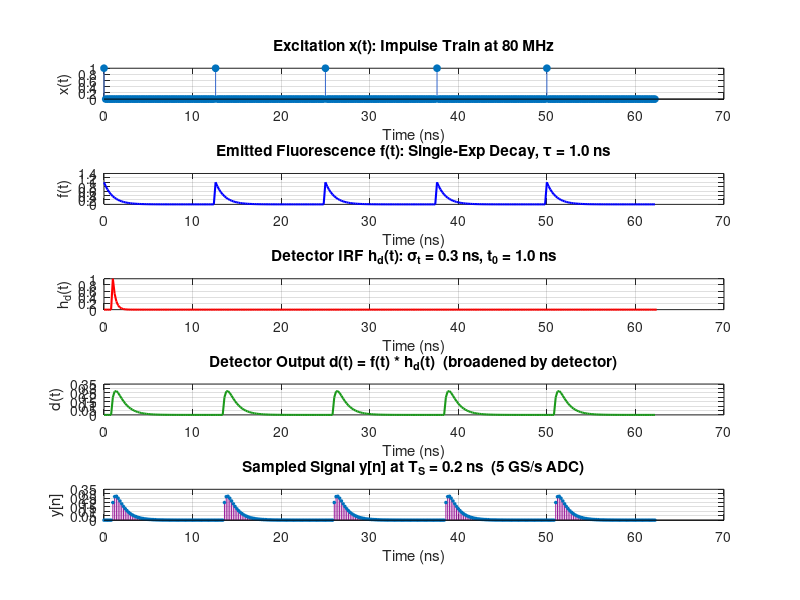

Here is the MATLAB script that generated this plot: (Note: this script raises an error after producing the figure.)
% ESE 3510 — Case Study 2: Fluorescence Lifetime Analysis
% Authors: Samir Afsary, Alex Ge, Ahmad Hamzeh

% CONTENTS:
%   Task 1a — Time-domain signals (excitation, fluorescence, detection)
%   Task 1b — Frequency response H_f(jw): numerical vs. theoretical
%   Task 1c — Effect of detector IRF on sampled signal y[n]
%   Task 2a — Why 100 kHz cannot recover 80 MHz fluorescence (aliasing)
%   Task 2b — Heterodyne detection: mixing to a recoverable beat frequency
%   Task 2c — Phase/modulation lifetime estimation from heterodyne signal
%   Task 3a — Phasor equations verified on single-exponential IRF
%   Task 3b — Per-pixel phasor analysis of real FLIM data
%

close all; clear; clc;

%% ========================================================================
%  SHARED PARAMETERS  (used across all tasks)

tau     = 1.0;          % Fluorescence lifetime [ns]
T_L     = 12.5;         % Laser repetition period [ns]  (80 MHz rep rate)
f_L     = 1 / T_L;      % Laser frequency [GHz]
omega_L = 2*pi * f_L;   % Angular frequency [rad/ns]

% Task 1 ADC parameters
T_S = 0.2;              % Fast ADC sampling period [ns]  (5 GS/s)

%% =========================================================================
%  TASK 1a: Time-Domain Signals
%
%  Simulate the full signal chain over 5 laser periods:
%    x(t)  — pulsed excitation (impulse train)
%    h_f   — fluorescence impulse response  exp(-t/tau)*u(t)
%    f(t)  — emitted fluorescence = x(t) * h_f(t)
%    h_d   — detector IRF  exp(-(t-t0)/sigma_t)*u(t-t0)
%    d(t)  — detector output = f(t) * h_d(t)
%    y[n]  — ADC samples of d(t) at period T_S
% =========================================================================

t = 0 : T_S : 5*T_L - T_S;   % Time vector [ns], length = 5*T_L/T_S samples

% --- Excitation: impulse train at t = 0, T_L, 2*T_L, ... ---
% A delta function is approximated as a spike of height 1/T_S so that
% the discrete-time sum equals 1 (unit area per impulse).
x = zeros(size(t));
for k = 0 : floor(5*T_L / T_L) - 1
    idx = round(k * T_L / T_S) + 1;
    if idx <= length(t)
        x(idx) = 1 / T_S;
    end
end

% --- Fluorescence IRF: h_f(t) = exp(-t/tau), t >= 0 ---
% Length chosen so that the tail decays to < 1% of peak before truncation.
t_irf = 0 : T_S : 5*T_L;
h_f   = exp(-t_irf / tau);     % Single-exponential decay, causal (u(t) implicit)

% --- Emitted fluorescence: f(t) = x(t) convolved with h_f(t) ---
% conv() * T_S approximates the continuous convolution integral.
f_full = conv(x, h_f) * T_S;
f      = f_full(1 : length(t));

% --- Detector IRF: h_d(t) = exp(-(t - t0)/sigma_t) * u(t - t0) ---
sigma_t = 0.3;   % Detector temporal width [ns]  (fast PMT ~300 ps)
t0      = 1.0;   % Detector time delay [ns]
h_d = zeros(size(t_irf));
mask = (t_irf >= t0);
h_d(mask) = exp(-(t_irf(mask) - t0) / sigma_t);   % Zero before t0 (causal)

% --- Detector output: d(t) = f(t) convolved with h_d(t) ---
d_full = conv(f, h_d) * T_S;
d      = d_full(1 : length(t));

% --- Sampled signal y[n]: t is already on a T_S grid, so y[n] = d(t) ---
y = d;

% ---- Figure 1: Task 1a ----
fig1 = figure('Name','Task 1a: Time-Domain Signals','NumberTitle','off', ...
              'Position',[50 50 900 750]);

subplot(5,1,1);
stem(t, x * T_S, 'filled', 'MarkerSize', 5, 'Color', [0.2 0.4 0.8]);
xlabel('Time (ns)'); ylabel('x(t)');
title('Excitation x(t): Impulse Train at 80 MHz'); grid on;

subplot(5,1,2);
plot(t, f, 'b', 'LineWidth', 1.5);
xlabel('Time (ns)'); ylabel('f(t)');
title(sprintf('Emitted Fluorescence f(t): Single-Exp Decay, \\tau = %.1f ns', tau));
grid on;

subplot(5,1,3);
plot(t_irf, h_d, 'r', 'LineWidth', 1.5);
xlabel('Time (ns)'); ylabel('h_d(t)');
title(sprintf('Detector IRF h_d(t): \\sigma_t = %.1f ns, t_0 = %.1f ns', sigma_t, t0));
grid on;

subplot(5,1,4);
plot(t, d, 'Color', [0.1 0.6 0.1], 'LineWidth', 1.5);
xlabel('Time (ns)'); ylabel('d(t)');
title('Detector Output d(t) = f(t) * h_d(t)  (broadened by detector)'); grid on;

subplot(5,1,5);
stem(t, y, 'filled', 'MarkerSize', 2, 'Color', [0.6 0.1 0.6]);
xlabel('Time (ns)'); ylabel('y[n]');
title(sprintf('Sampled Signal y[n] at T_S = %.1f ns  (5 GS/s ADC)', T_S)); grid on;

sgtitle('Task 1a: Time-Domain Signal Chain', 'FontSize', 13, 'FontWeight', 'bold');

%% =========================================================================
%  TASK 1b: Frequency Response H_f(jw) — Numerical vs. Theoretical
%
%  Theoretical (Laplace → Fourier, s = j*omega):
%    H_f(s) = 1 / (1/tau + s)  =>  H_f(jw) = tau / (1 + j*omega*tau)
%
%  Magnitude:  |H_f| = tau / sqrt(1 + (omega*tau)^2)
%  Phase:      angle(H_f) = -atan(omega * tau)   [radians]
% =========================================================================

% Use a long time window so the exponential fully decays before truncation.
t_long   = 0 : T_S : 500;          % 500 ns window at 0.2 ns resolution
h_f_long = exp(-t_long / tau);      % Fluorescence IRF

% Numerical frequency response via DFT
N_long   = length(h_f_long);
H_f_num  = fft(h_f_long) * T_S;    % Scale by T_S for continuous-FT approximation
f_axis   = (0 : N_long-1) / (N_long * T_S);   % Frequency axis [GHz]

% Keep only positive-frequency half (symmetric for real signals)
half_N   = floor(N_long / 2);
f_pos    = f_axis(1 : half_N);
H_f_pos  = H_f_num(1 : half_N);

% Theoretical frequency response at the same frequencies
omega_pos   = 2*pi * f_pos;         % [rad/ns]
H_f_theory  = tau ./ (1 + 1j * omega_pos * tau);

% ---- Figure 2: Task 1b ----
fig2 = figure('Name','Task 1b: Frequency Response H_f(jw)','NumberTitle','off', ...
              'Position',[50 50 900 550]);

subplot(2,1,1);
plot(f_pos, abs(H_f_pos),    'b-',  'LineWidth', 2.0); hold on;
plot(f_pos, abs(H_f_theory), 'r--', 'LineWidth', 1.5);
xlabel('Frequency (GHz)'); ylabel('|H_f(j\omega)|');
title('Magnitude — Numerical FFT vs. Theoretical \tau/(1+j\omega\tau)');
legend('Numerical FFT', 'Theoretical');
xlim([0, 2]); grid on;

subplot(2,1,2);
plot(f_pos, angle(H_f_pos)*180/pi,    'b-',  'LineWidth', 2.0); hold on;
plot(f_pos, angle(H_f_theory)*180/pi, 'r--', 'LineWidth', 1.5);
xlabel('Frequency (GHz)'); ylabel('Phase (degrees)');
title('Phase — Numerical FFT vs. Theoretical  \angle H_f = -atan(\omega\tau)');
legend('Numerical FFT', 'Theoretical');
xlim([0, 2]); ylim([-100, 10]); grid on;

sgtitle('Task 1b: Fluorescence Frequency Response H_f(j\omega)', ...
        'FontSize', 13, 'FontWeight', 'bold');


%% =========================================================================
%  TASK 1c: Impact of Different Detector IRFs on y[n]
%
%  A slow detector (large sigma_t) blurs the fluorescence decay, making the
%  measured lifetime appear longer.  Deconvolution of h_d from y[n] is
%  needed to recover the true fluorescence IRF h_f (and thus true tau).
%  The time delay t0 simply shifts the signal; it can be corrected by
%  aligning the peak before fitting.
% =========================================================================

% Three detector scenarios: fast, medium, slow
sigma_vals = [0.1,  0.5,  2.0];    % Detector widths [ns]
t0_vals    = [0.3,  1.0,  2.5];    % Time delays [ns]  (larger delay for slow det.)
clrs       = {[0 0.4 1], [0.1 0.7 0.1], [0.8 0.1 0.1]};
labels     = {'\sigma_t=0.1 ns (fast)',  ...
              '\sigma_t=0.5 ns (medium)', ...
              '\sigma_t=2.0 ns (slow)'};

fig3 = figure('Name','Task 1c: Detector IRF Impact','NumberTitle','off', ...
              'Position',[50 50 1100 600]);

for k = 1 : 3
    % Build detector IRF for this scenario
    h_dk = zeros(size(t));
    mask_k = (t >= t0_vals(k));
    h_dk(mask_k) = exp(-(t(mask_k) - t0_vals(k)) / sigma_vals(k));

    % Convolve fluorescence with this detector
    dk_full = conv(f, h_dk) * T_S;
    dk      = dk_full(1 : length(t));

    % Top row: detector IRFs
    subplot(2, 3, k);
    plot(t, h_dk, 'Color', clrs{k}, 'LineWidth', 1.8);
    xlabel('Time (ns)'); ylabel('h_d(t)');
    title(labels{k}); grid on;
    xlim([0, max(t)]);

    % Bottom row: resulting y[n]
    subplot(2, 3, k+3);
    stem(t, dk, 'filled', 'MarkerSize', 2, 'Color', clrs{k});
    xlabel('Time (ns)'); ylabel('y[n]');
    title(sprintf('y[n]: \\sigma_t=%.1f ns, t_0=%.1f ns', sigma_vals(k), t0_vals(k)));
    grid on;
    xlim([0, max(t)]);
end

sgtitle({'Task 1c: Detector IRF Impact on y[n]', ...
         'Broader detector blurs decay \Rightarrow overestimates \tau; deconvolution required'}, ...
        'FontSize', 12, 'FontWeight', 'bold');


%% =========================================================================
%  TASK 2a: Why 100 kHz Cannot Recover Fluorescence Lifetime
%
%  Excitation: x(t) = 1 + cos(omega_L * t),  f_L = 80 MHz
%  Fluorescence for single exponential (no IRFs):
%    f(t) = 1 + M*cos(omega_L*t + phi)
%  where:
%    M   = 1 / sqrt(1 + (omega_L * tau)^2)   [modulation depth]
%    phi = -atan(omega_L * tau)               [phase shift, radians]
%
%  Nyquist for 100 kHz ADC = 50 kHz << 80 MHz => severe aliasing.
%  The 80 MHz signal folds to an alias whose frequency depends on the
%  ratio 80 MHz / 100 kHz = 800, giving NO usable phase information.
% =========================================================================

f_L_hz     = 80e6;                       % 80 MHz [Hz]
omega_L_hz = 2*pi * f_L_hz;             % [rad/s]
tau_s      = tau * 1e-9;                 % Convert ns -> s for Hz-domain math

% Modulation depth and phase of the fluorescence
M_theory   = 1 / sqrt(1 + (omega_L_hz * tau_s)^2);
phi_theory = -atan(omega_L_hz * tau_s);  % [rad]

fprintf('\n=== Task 2a ===\n');
fprintf('Laser frequency       f_L  = %g MHz\n', f_L_hz/1e6);
fprintf('Modulation depth      M    = %.4f\n', M_theory);
fprintf('Phase shift           phi  = %.4f rad = %.2f deg\n', ...
        phi_theory, phi_theory*180/pi);
fprintf('100 kHz Nyquist             = 50 kHz << 80 MHz  => ALIASED\n');
fprintf('Conclusion: slow sampling loses phase => cannot estimate tau\n\n');

% Show aliasing visually over a 0.5 µs window
T_S_slow  = 1 / 100e3;                  % 10 µs per sample
t_fast_s  = 0 : 1e-10 : 5e-7;          % 0.5 µs at 10 GHz (true signal)
t_slow_s  = 0 : T_S_slow : 5e-7;       % 100 kHz samples

x_fast    = 1 + cos(omega_L_hz * t_fast_s);
f_fast    = 1 + M_theory * cos(omega_L_hz * t_fast_s + phi_theory);
x_slow_s  = 1 + cos(omega_L_hz * t_slow_s);
f_slow_s  = 1 + M_theory * cos(omega_L_hz * t_slow_s + phi_theory);

fig4 = figure('Name','Task 2a: Aliasing at 100 kHz','NumberTitle','off', ...
              'Position',[50 50 900 500]);

subplot(2,1,1);
plot(t_fast_s*1e6, x_fast, 'b', 'LineWidth', 1); hold on;
stem(t_slow_s*1e6, x_slow_s, 'r', 'filled', 'MarkerSize', 7);
xlabel('Time (\mus)'); ylabel('Amplitude');
title('Excitation x(t): True 80 MHz vs. 100 kHz Samples (aliased)');
legend('True x(t)', '100 kHz samples'); grid on; xlim([0, 0.5]);

subplot(2,1,2);
plot(t_fast_s*1e6, f_fast, 'b', 'LineWidth', 1); hold on;
stem(t_slow_s*1e6, f_slow_s, 'r', 'filled', 'MarkerSize', 7);
xlabel('Time (\mus)'); ylabel('Amplitude');
title('Fluorescence f(t): 80 MHz aliases at 100 kHz => phase info destroyed');
legend('True f(t)', '100 kHz samples'); grid on; xlim([0, 0.5]);

sgtitle('Task 2a: 100 kHz Sampling Cannot Recover 80 MHz Phase', ...
        'FontSize', 12, 'FontWeight', 'bold');


%% =========================================================================
%  TASK 2b: Heterodyne Detection
%
%  Multiply f(t) by g(t) = cos(omega_g * t) where omega_g is slightly
%  offset from omega_L so a low-frequency "beat" falls within the
%  100 kHz ADC bandwidth.
%
%  Mixing product (using trig identity):
%    f(t)*g(t) ~ M/2 * cos((omega_L - omega_g)*t + phi) + high-freq terms
%  where the beat frequency  delta_f = f_L - f_g  is << 50 kHz (Nyquist).
%
%  After a low-pass filter (LPF), only the beat survives.
%  The beat PRESERVES the phase phi (and modulation M) of the fluorescence,
%  so lifetime can be recovered via heterodyne comparison with the
%  beat from a reference copy of the excitation.
% =========================================================================

delta_f   = 1e3;                         % Intermediate/beat frequency [Hz] = 1 kHz
f_g_hz    = f_L_hz - delta_f;           % Mixer (heterodyne) frequency [Hz]
omega_g   = 2*pi * f_g_hz;

% Simulate using 1 µs time steps over 5 ms (many beat cycles).
% 1 µs >> 1/80 MHz so the 80 MHz carrier is not resolved — that is fine;
% we only need to track the envelope (beat), which is at 1 kHz.
T_S_mid   = 1e-6;                        % 1 µs intermediate sampling [s]
t_mid     = 0 : T_S_mid : 5e-3;         % 5 ms window

f_mid     = 1 + M_theory * cos(omega_L_hz * t_mid + phi_theory);  % Fluorescence
x_mid     = 1 + cos(omega_L_hz * t_mid);                          % Excitation
g_mid     = cos(omega_g * t_mid);                                   % Mixer

det_f     = f_mid .* g_mid;     % Fluorescence after mixing
det_x     = x_mid .* g_mid;     % Excitation after mixing (reference channel)

% LPF: zero out FFT bins above 2 kHz to isolate the beat
N_mid     = length(t_mid);
f_mid_ax  = (-N_mid/2 : N_mid/2-1) / (N_mid * T_S_mid);   % Centered freq axis [Hz]
LPF_cut   = 2 * delta_f;   % 2 kHz cutoff

F_det_f   = fftshift(fft(det_f));
F_det_x   = fftshift(fft(det_x));
lpf_mask  = (abs(f_mid_ax) <= LPF_cut);

y_beat_f  = real(ifft(ifftshift(F_det_f .* lpf_mask)));
y_beat_x  = real(ifft(ifftshift(F_det_x .* lpf_mask)));

% ---- Figure 5: Task 2b — Time Domain ----
fig5 = figure('Name','Task 2b: Heterodyne - Time Domain','NumberTitle','off', ...
              'Position',[50 50 900 650]);

subplot(3,1,1);
plot(t_mid*1e3, f_mid, 'b', 'LineWidth', 0.6);
xlabel('Time (ms)'); ylabel('f(t)'); grid on;
title(sprintf('Fluorescence f(t) at %g MHz — oscillates too fast to sample', f_L_hz/1e6));

subplot(3,1,2);
plot(t_mid*1e3, det_f, 'Color',[0.1 0.6 0.1], 'LineWidth', 0.6);
xlabel('Time (ms)'); ylabel('f(t) \cdot g(t)'); grid on;
title(sprintf('After Mixing: f(t)\\cdotg(t), g at f_g = %g MHz', f_g_hz/1e6));

subplot(3,1,3);
plot(t_mid*1e3, y_beat_f, 'r',  'LineWidth', 1.8); hold on;
plot(t_mid*1e3, y_beat_x, 'b--','LineWidth', 1.8);
xlabel('Time (ms)'); ylabel('Amplitude'); grid on;
title(sprintf('After LPF: Beat at \\Delta f = %g kHz — detectable at 100 kHz', delta_f/1e3));
legend('Fluorescence beat','Excitation beat (ref)');

sgtitle('Task 2b: Heterodyne Detection — Time Domain', ...
        'FontSize', 12, 'FontWeight', 'bold');

% ---- Figure 6: Task 2b — Frequency Domain ----
fig6 = figure('Name','Task 2b: Heterodyne - Freq Domain','NumberTitle','off', ...
              'Position',[50 50 900 650]);

subplot(3,1,1);
F_f_mid = fftshift(fft(f_mid));
plot(f_mid_ax/1e6, abs(F_f_mid)/N_mid, 'b', 'LineWidth', 1.2);
xlabel('Frequency (MHz)'); ylabel('|F(\omega)|');
title('Spectrum of f(t): peaks at \pm80 MHz');
xlim([-200, 200]); grid on;

subplot(3,1,2);
plot(f_mid_ax/1e6, abs(F_det_f)/N_mid, 'Color',[0.1 0.6 0.1], 'LineWidth', 1.2);
xlabel('Frequency (MHz)'); ylabel('|F(\omega)|');
title(sprintf('After Mixing: peaks at f_L \\pm f_g = \\pm%g MHz and 0 MHz', ...
              (f_L_hz + f_g_hz)/2/1e6));
xlim([-200, 200]); grid on;

subplot(3,1,3);
plot(f_mid_ax/1e3, abs(F_det_f .* lpf_mask)/N_mid, 'r',  'LineWidth', 1.8); hold on;
plot(f_mid_ax/1e3, abs(F_det_x .* lpf_mask)/N_mid, 'b--','LineWidth', 1.8);
xlabel('Frequency (kHz)'); ylabel('|Y(j\omega)|');
title(sprintf('After LPF: Beat at \\pm%g kHz — within 100 kHz bandwidth', delta_f/1e3));
legend('|Y_f(j\omega)|','|Y_x(j\omega)| (ref)');
xlim([-5, 5]); grid on;

sgtitle('Task 2b: Heterodyne Detection — Frequency Domain', ...
        'FontSize', 12, 'FontWeight', 'bold');


%% =========================================================================
%  TASK 2c: Phase Shift and Modulation — Heterodyne Lifetime Estimation
%
%  Phase relationship:
%    Phase of fluorescence beat = phi_f = phi_fluorescence + phi_g
%    Phase of excitation beat   = phi_x = 0              + phi_g
%    => Delta_phi = phi_f - phi_x = phi_fluorescence = -atan(omega_L * tau)
%    => tau = -tan(Delta_phi) / omega_L
%
%  Modulation relationship:
%    Delta_M = M_fluorescence / M_excitation = 1 / sqrt(1 + (omega_L*tau)^2)
%    => tau = sqrt(1/Delta_M^2 - 1) / omega_L
% =========================================================================

% Resample beats at 100 kHz (well above the 1 kHz beat frequency)
T_S_100k  = 1 / 100e3;
t_100k    = t_mid(1) : T_S_100k : t_mid(end);

y_f_100k  = interp1(t_mid, y_beat_f, t_100k, 'linear', 0);
y_x_100k  = interp1(t_mid, y_beat_x, t_100k, 'linear', 0);

% Extract phase and amplitude at the beat frequency using DFT
N_100k   = length(t_100k);
Y_f_dft  = fft(y_f_100k);
Y_x_dft  = fft(y_x_100k);

% DFT bin index for delta_f
k_beat   = round(delta_f * N_100k * T_S_100k) + 1;

phase_f    = angle(Y_f_dft(k_beat));
phase_x    = angle(Y_x_dft(k_beat));
delta_phi  = phase_f - phase_x;    % Phase difference [rad]

amp_f      = abs(Y_f_dft(k_beat));
amp_x      = abs(Y_x_dft(k_beat));
delta_M    = amp_f / amp_x;        % Modulation ratio

% Lifetime estimates
tau_from_phase = -tan(delta_phi) / omega_L_hz * 1e9;   % [ns]
tau_from_mod   = sqrt(max(0, 1/delta_M^2 - 1)) / omega_L_hz * 1e9;  % [ns]

fprintf('=== Task 2c ===\n');
fprintf('Phase difference   Delta_phi = %.4f rad = %.2f deg\n', ...
        delta_phi, delta_phi*180/pi);
fprintf('Modulation ratio   Delta_M   = %.4f\n', delta_M);
fprintf('Lifetime (phase):  tau = %.4f ns  (true: %.1f ns)\n', tau_from_phase, tau);
fprintf('Lifetime (modulation): tau = %.4f ns  (true: %.1f ns)\n\n', tau_from_mod, tau);

% ---- Figure 7: Task 2c ----
fig7 = figure('Name','Task 2c: Phase Shift and Lifetime Estimation', ...
              'NumberTitle','off','Position',[50 50 900 500]);

subplot(2,1,1);
plot(t_100k*1e3, y_x_100k, 'b', 'LineWidth', 1.8); hold on;
plot(t_100k*1e3, y_f_100k, 'r', 'LineWidth', 1.8);
xlabel('Time (ms)'); ylabel('Amplitude');
title(sprintf('Beat Signals at 100 kHz — Phase Shift \\Delta\\phi = %.2f°', ...
              delta_phi*180/pi));
legend('Excitation beat (reference)','Fluorescence beat'); grid on;
xlim([0, 5]);

subplot(2,1,2);
f_ax_100k = (0 : N_100k-1) / (N_100k * T_S_100k);
plot(f_ax_100k/1e3, abs(Y_x_dft)/N_100k, 'b', 'LineWidth', 1.8); hold on;
plot(f_ax_100k/1e3, abs(Y_f_dft)/N_100k, 'r', 'LineWidth', 1.8);
xlabel('Frequency (kHz)'); ylabel('Magnitude');
title(sprintf('Spectra — \\tau from phase: %.3f ns, from modulation: %.3f ns', ...
              tau_from_phase, tau_from_mod));
legend('Excitation','Fluorescence'); grid on;
xlim([0, 5]);

sgtitle('Task 2c: Heterodyne Lifetime Estimation', ...
        'FontSize', 12, 'FontWeight', 'bold');


%% =========================================================================
%  TASK 3a: Phasor Equations — Verification on Single Exponential
%
%  Phasor components (integrated over one laser period T_L):
%    g = integral( h_f(t)*cos(omega_L*t) dt ) / integral( h_f(t) dt )
%    s = integral( h_f(t)*sin(omega_L*t) dt ) / integral( h_f(t) dt )
%
%  Analytical solution for h_f(t) = exp(-t/tau) integrated over [0, inf]:
%    g = 1 / ( 1 + (omega_L*tau)^2 )
%    s = (omega_L*tau) / ( 1 + (omega_L*tau)^2 )
%
%  Lifetime recovery:
%    tau = s / (omega_L * g) = (omega_L*tau) / (omega_L * 1) = tau  [checks out]
%
%  Interpretation:
%    g = "in-phase" component — higher g means shorter lifetime (less phase lag)
%    s = "quadrature" component — peaks at omega_L*tau = 1  (tau = 1/(2*pi*f_L))
%    Together (g,s) lie on the universal semicircle of radius 0.5 centered at (0.5,0)
% =========================================================================

% Analytical phasor for tau = 1 ns, omega_L in rad/ns
g_theory_3a = 1 / (1 + (omega_L * tau)^2);
s_theory_3a = (omega_L * tau) / (1 + (omega_L * tau)^2);
tau_from_phasor_theory = s_theory_3a / (omega_L * g_theory_3a);

% Numerical phasor: integrate h_f over one period using trapezoidal rule
t_phasor  = 0 : 0.001 : T_L;             % Fine grid [ns]
h_f_p     = exp(-t_phasor / tau);         % IRF samples

norm_hf   = trapz(t_phasor, h_f_p);
g_num_3a  = trapz(t_phasor, h_f_p .* cos(omega_L * t_phasor)) / norm_hf;
s_num_3a  = trapz(t_phasor, h_f_p .* sin(omega_L * t_phasor)) / norm_hf;
tau_from_phasor_num = s_num_3a / (omega_L * g_num_3a);

fprintf('=== Task 3a: Phasor Verification (tau = %.1f ns) ===\n', tau);
fprintf('Theoretical: g=%.4f  s=%.4f  tau=%.4f ns\n', ...
        g_theory_3a, s_theory_3a, tau_from_phasor_theory);
fprintf('Numerical:   g=%.4f  s=%.4f  tau=%.4f ns\n\n', ...
        g_num_3a, s_num_3a, tau_from_phasor_num);

% Universal semicircle: all single-exponential lifetimes lie on this curve
theta_sc = linspace(0, pi, 500);
g_sc = 0.5 + 0.5*cos(theta_sc);
s_sc = 0.5*sin(theta_sc);

% Mark several tau values on the semicircle for reference
tau_marks = [0.2, 0.4, 0.8, 1.0, 2.0, 4.0, 8.0];

fig8 = figure('Name','Task 3a: Phasor Diagram','NumberTitle','off', ...
              'Position',[50 50 700 500]);
plot(g_sc, s_sc, 'k-', 'LineWidth', 2); hold on;

for tm = tau_marks
    g_tm = 1 / (1 + (omega_L*tm)^2);
    s_tm = (omega_L*tm) / (1 + (omega_L*tm)^2);
    plot(g_tm, s_tm, 'ko', 'MarkerSize', 6, 'MarkerFaceColor', [0.7 0.7 0.7]);
    text(g_tm + 0.02, s_tm + 0.01, sprintf('%.1f ns', tm), 'FontSize', 8);
end

plot(g_theory_3a, s_theory_3a, 'ro', 'MarkerSize', 12, 'MarkerFaceColor', 'r');
plot(g_num_3a,    s_num_3a,    'b+', 'MarkerSize', 12, 'LineWidth', 2.5);

xlabel('g  (in-phase component)', 'FontSize', 11);
ylabel('s  (quadrature component)', 'FontSize', 11);
title(sprintf('Phasor Diagram — \\tau = %.1f ns lies on the universal semicircle', tau), ...
      'FontSize', 11);
legend('Universal semicircle','Lifetime labels','Theoretical','Numerical', ...
       'Location','northwest');
grid on; axis equal; xlim([0, 1]); ylim([0, 0.6]);

sgtitle('Task 3a: Phasor Components g and s', ...
        'FontSize', 13, 'FontWeight', 'bold');


%% =========================================================================
%  TASK 3b: Phasor Analysis of Real FLIM Data
%
%  Data: FLIMhistogram.mat  —  512×512 spatial pixels, ~98 time bins
%  Each pixel contains a time-resolved photon count histogram h[n].
%  Laser: 80 MHz two-photon excitation => T_L = 12.5 ns.
%
%  Per-pixel phasor:
%    g_px = sum( h[n]*cos(omega_L*t[n]) ) / sum( h[n] )
%    s_px = sum( h[n]*sin(omega_L*t[n]) ) / sum( h[n] )
%    tau_px = s_px / (omega_L * g_px)
%
%  Expected results for NAD(P)H in cancer cells:
%    Free  NAD(P)H: tau ~ 0.3–0.5 ns
%    Bound NAD(P)H: tau ~ 1–4 ns
%    (Points cluster inside the semicircle for mixed/multi-exponential pixels)
% =========================================================================

fprintf('=== Task 3b: Loading FLIM data ===\n');

% Try current directory first, then ../input/ for submission folder structure
try
    load('data\FLIMhistogram.mat');
    fprintf('Loaded FLIMhistogram from current directory.\n');
catch
    try
        load('../input/FLIMhistogram.mat');
        fprintf('Loaded FLIMhistogram from ../input/\n');
    catch
        error(['FLIMhistogram.mat not found. ', ...
               'Place it in the same folder as main.m and re-run.']);
    end
end

% Time axis (given in starter code)
timeRes_FLIM = 0.1280;    % Time bin width [ns]
time_FLIM    = timeRes_FLIM * (0 : size(FLIMhistogram,3)-1);  % [ns]

% Laser period and angular frequency for phasor computation
T_L_FLIM     = 12.5;                    % [ns]
omega_L_FLIM = 2*pi / T_L_FLIM;        % [rad/ns]

[Nx, Ny, Nt] = size(FLIMhistogram);
fprintf('Image size: %d x %d pixels, %d time bins (%.3f ns/bin)\n', ...
        Nx, Ny, Nt, timeRes_FLIM);

% Reshape to (Npix × Nt) matrix for vectorized phasor computation
H = reshape(double(FLIMhistogram), Nx*Ny, Nt);

% Precompute cosine and sine vectors at the fundamental laser frequency
cos_vec = cos(omega_L_FLIM * time_FLIM);   % 1×Nt
sin_vec = sin(omega_L_FLIM * time_FLIM);   % 1×Nt

% Total photon count per pixel (the normalization denominator)
norm_H = sum(H, 2);    % Npix×1

% Only compute phasor for pixels with enough photons to be meaningful
valid = (norm_H > 10);

g_vec = zeros(Nx*Ny, 1);
s_vec = zeros(Nx*Ny, 1);

% Vectorized dot products: each row of H times cos_vec/sin_vec
g_vec(valid) = (H(valid, :) * cos_vec') ./ norm_H(valid);
s_vec(valid) = (H(valid, :) * sin_vec') ./ norm_H(valid);

% Lifetime from phasor: tau = s / (omega_L * g)
tau_vec = s_vec ./ (omega_L_FLIM * g_vec);

% Reshape phasor components and lifetime back to image grids
g_map   = reshape(g_vec, Nx, Ny);
s_map   = reshape(s_vec, Nx, Ny);
tau_map = reshape(tau_vec, Nx, Ny);

% Mask pixels with unphysical lifetimes (empty, negative, or > 6 ns)
tau_map(~reshape(valid, Nx, Ny)) = NaN;
tau_map(tau_map < 0)  = NaN;
tau_map(tau_map > 6)  = NaN;

fprintf('Mean   lifetime (valid pixels): %.3f ns\n', mean(tau_map(:), 'omitnan'));
fprintf('Median lifetime (valid pixels): %.3f ns\n', median(tau_map(:), 'omitnan'));

% ---- Figure 9: Lifetime Image ----
fig9 = figure('Name','Task 3b: Fluorescence Lifetime Image','NumberTitle','off', ...
              'Position',[50 50 700 650]);

imagesc(tau_map, [0, 3]);   % Color range 0–3 ns (typical for NAD(P)H)
colormap(jet);
cb = colorbar;
cb.Label.String = 'Lifetime \tau (ns)';
cb.FontSize = 11;
axis image; axis off;
title({'Fluorescence Lifetime Image', ...
       'NAD(P)H in Breast Cancer Cells (2-photon FLIM)'}, 'FontSize', 12);

% ---- Figure 10: Sample Pixel Decay Curves ----
% Find the pixel with the highest photon count as a representative example
[~, idx_best] = max(norm_H);
[px_b, py_b]  = ind2sub([Nx, Ny], idx_best);

% Find a second pixel: nearest to the median lifetime among bright pixels
tau_valid_vec = tau_vec;
tau_valid_vec(~valid | tau_vec < 0 | tau_vec > 6) = NaN;
tau_median_val = median(tau_valid_vec(:), 'omitnan');
bright_idx     = find(valid & norm_H > 50);
[~, offset]    = min(abs(tau_valid_vec(bright_idx) - tau_median_val));
idx_med        = bright_idx(offset);
[px_m, py_m]   = ind2sub([Nx, Ny], idx_med);

fig10 = figure('Name','Task 3b: Sample Decay Curves','NumberTitle','off', ...
               'Position',[50 50 900 420]);

for kk = 1:2
    if kk == 1
        px = px_b; py = py_b; lbl = 'Brightest pixel';
    else
        px = px_m; py = py_m; lbl = 'Median-lifetime pixel';
    end
    subplot(1,2,kk);
    decay = squeeze(FLIMhistogram(px, py, :));
    plot(time_FLIM, decay, 'b.-', 'LineWidth', 1.5, 'MarkerSize', 8); hold on;
    tau_px = tau_map(px, py);
    if ~isnan(tau_px) && tau_px > 0
        A_fit = max(decay);
        plot(time_FLIM, A_fit * exp(-time_FLIM / tau_px), 'r--', 'LineWidth', 1.8);
        legend('Data', sprintf('Phasor \\tau = %.2f ns', tau_px), ...
               'Location','northeast');
    end
    xlabel('Time (ns)'); ylabel('Photon Count');
    title(sprintf('%s (%d,%d)', lbl, px, py)); grid on;
end

sgtitle('Task 3b: Sample Pixel Fluorescence Decay Curves', ...
        'FontSize', 12, 'FontWeight', 'bold');

% ---- Figure 11: Phasor Plot (density image) ----
% Extract valid phasor points in physical range
valid_pts = valid & g_vec > 0 & g_vec < 1 & s_vec >= 0 & s_vec < 0.6;
g_pts     = g_vec(valid_pts);
s_pts     = s_vec(valid_pts);

% Build 2D density histogram (log scale avoids bright-pixel dominance)
g_edges  = linspace(0, 1,   201);
s_edges  = linspace(0, 0.55, 151);
[counts, ~, ~] = histcounts2(g_pts, s_pts, g_edges, s_edges);
g_ctrs   = (g_edges(1:end-1) + g_edges(2:end)) / 2;
s_ctrs   = (s_edges(1:end-1) + s_edges(2:end)) / 2;

fig11 = figure('Name','Task 3b: Phasor Plot','NumberTitle','off', ...
               'Position',[50 50 800 580]);

imagesc(g_ctrs, s_ctrs, log1p(counts'));   % Transpose: x=g, y=s
set(gca, 'YDir', 'normal');
colormap(hot);
cb2 = colorbar;
cb2.Label.String = 'log(1 + pixel count)';
hold on;

% Overlay universal semicircle
plot(g_sc, s_sc, 'w-', 'LineWidth', 2);

% Mark lifetime values on the semicircle
tau_labels_flim = [0.2, 0.4, 0.8, 1.0, 1.6, 2.0, 3.2, 4.0];
for tl = tau_labels_flim
    g_tl = 1 / (1 + (omega_L_FLIM * tl)^2);
    s_tl = (omega_L_FLIM * tl) / (1 + (omega_L_FLIM * tl)^2);
    plot(g_tl, s_tl, 'wo', 'MarkerSize', 5, 'MarkerFaceColor', 'w');
    text(g_tl + 0.01, s_tl + 0.01, sprintf('%.1f ns', tl), ...
         'Color', 'w', 'FontSize', 8);
end

xlabel('g  (in-phase)', 'FontSize', 11);
ylabel('s  (quadrature)', 'FontSize', 11);
title({'Task 3b: Phasor Plot — All Pixels', ...
       'Pixel density (hot colormap, log scale); white curve = universal semicircle'}, ...
      'FontSize', 11);
xlim([0, 1]); ylim([0, 0.55]); grid on;

sgtitle('Task 3b: FLIM Phasor Plot', 'FontSize', 13, 'FontWeight', 'bold');

fprintf('\nAll tasks complete — %d figures generated.\n', 11);
